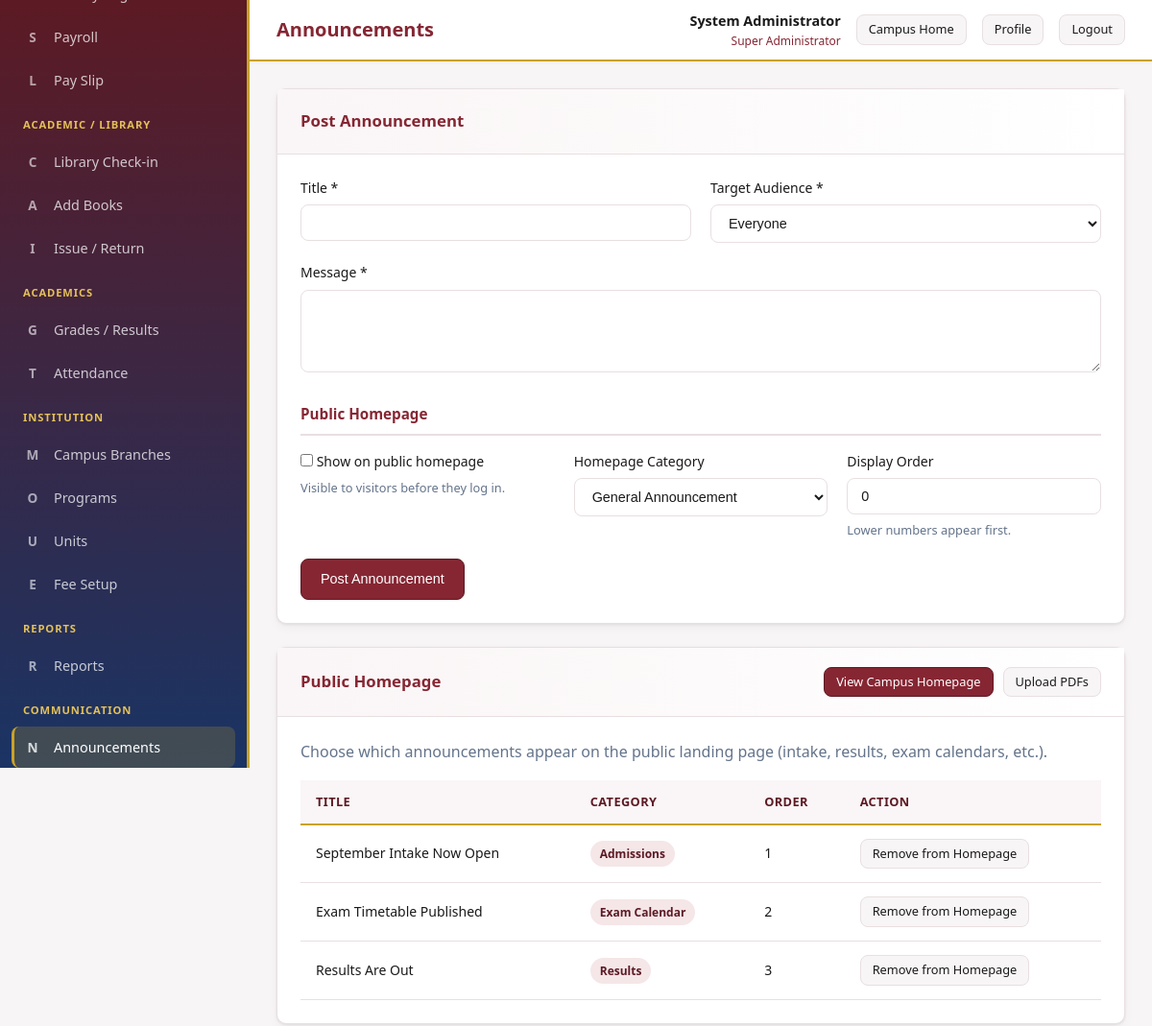
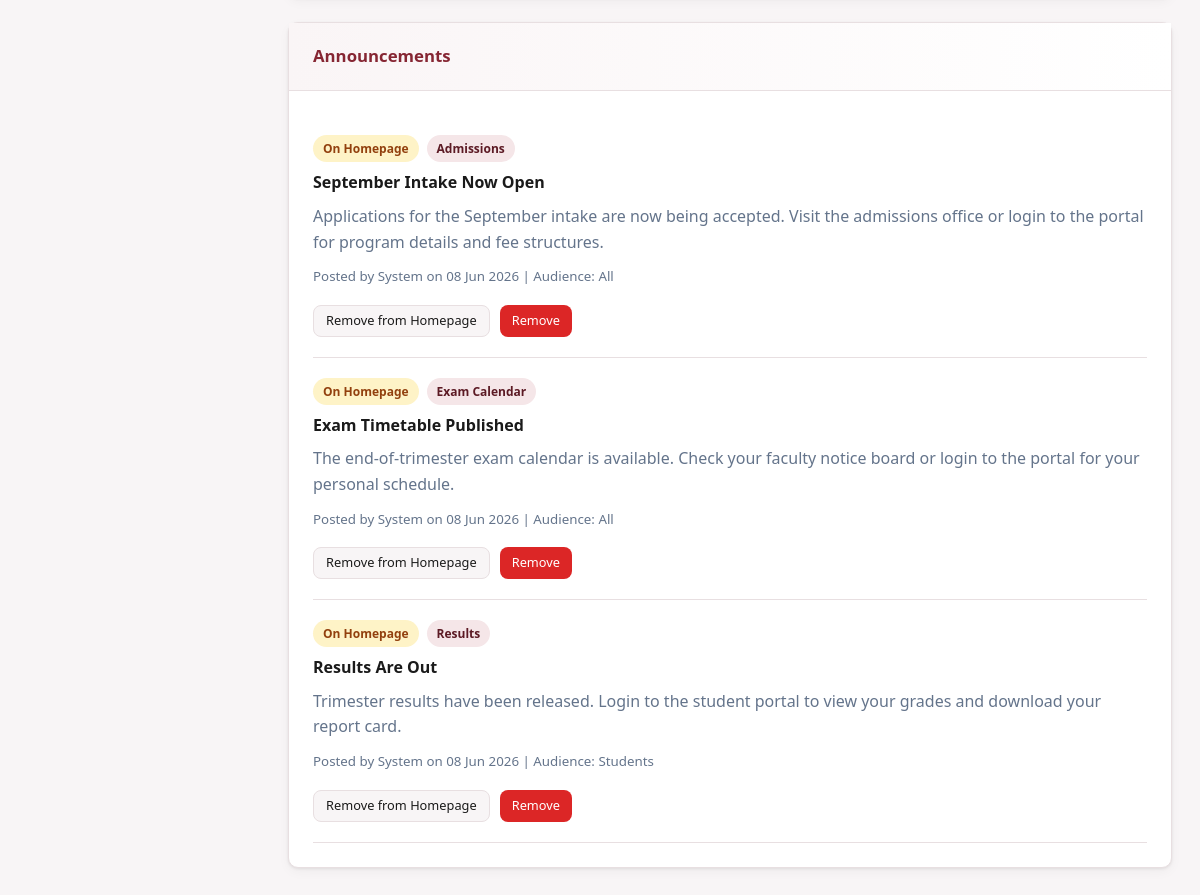
Page /modules/communications/announcements.php (signed in) on the earlier database version (2 pictures, top to bottom).
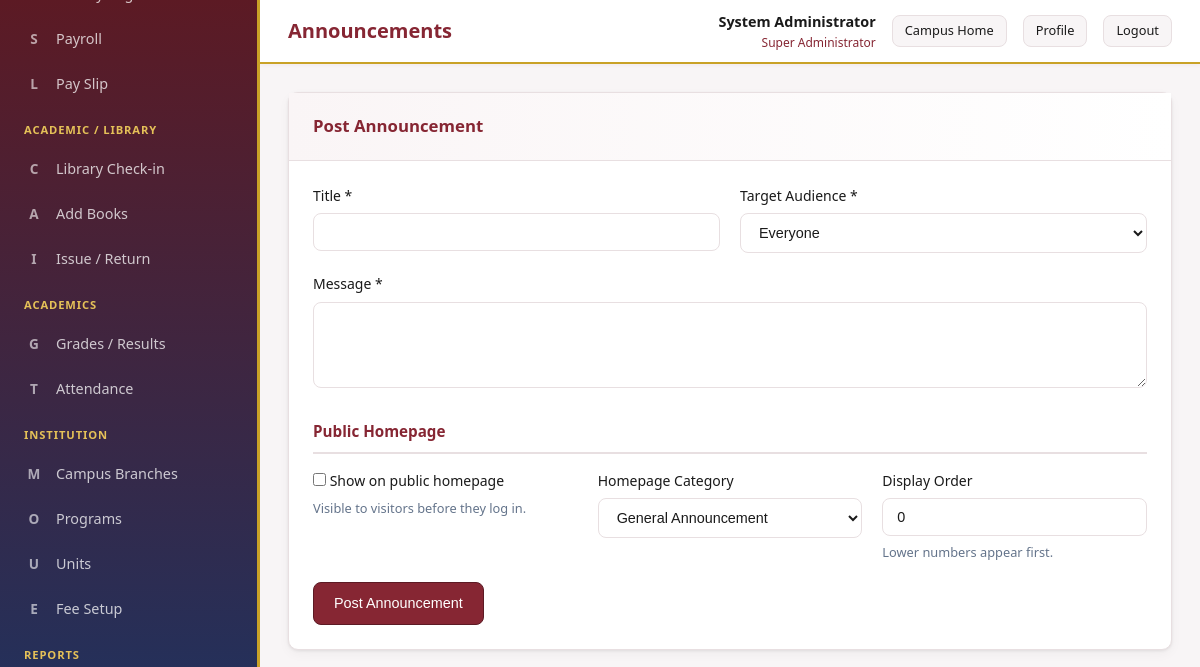
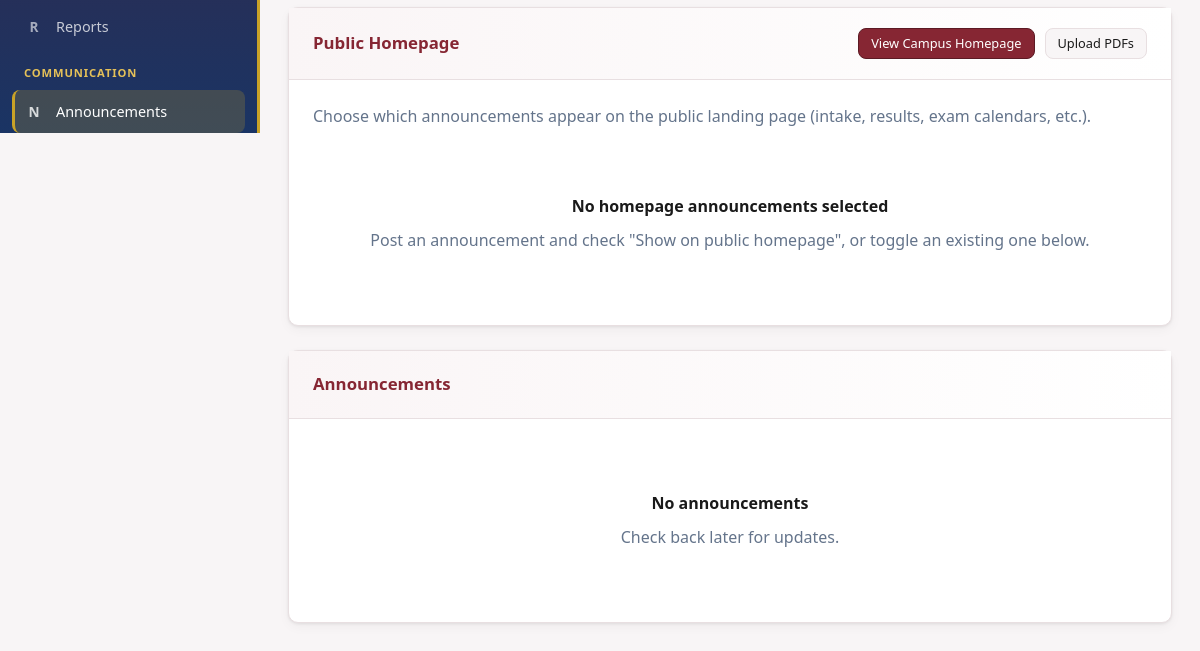
Same page on the later database version (2 pictures, top to bottom).
### tables this page shows
CREATE TABLE announcements (
    id INT AUTO_INCREMENT PRIMARY KEY,
    title VARCHAR(200) NOT NULL,
    message TEXT NOT NULL,
    target_audience ENUM('all', 'students', 'staff', 'faculty') DEFAULT 'all',
    show_on_homepage TINYINT(1) DEFAULT 0,
    homepage_category ENUM('general', 'results', 'exam_calendar', 'intake', 'portal') DEFAULT 'general',
    homepage_sort INT DEFAULT 0,
    posted_by INT,
    is_active TINYINT(1) DEFAULT 1,
    created_at TIMESTAMP DEFAULT CURRENT_TIMESTAMP,
    FOREIGN KEY (posted_by) REFERENCES users(id) ON DELETE SET NULL
);

### includes/functions.php (called while the page is built, shortened)
<?php
function sanitize(string $input): string
{
    return htmlspecialchars(trim($input), ENT_QUOTES, 'UTF-8');
}
function formatDate(?string $date): string
{
    return date('d M Y', strtotime($date));
}
function getHomepageCategoryLabel(string $category): string
{
    $labels = [
        'general' => 'Announcement',
        'results' => 'Results',
        'exam_calendar' => 'Exam Calendar',
        'intake' => 'Admissions',
        'portal' => 'Portal Access',
    ];
    return $labels[$category] ?? 'Announcement';
}
function canManageHomepage(): bool
{
    return in_array($_SESSION['user_role'] ?? '', ['super_admin', 'admin'], true);
}

### modules/communications/announcements.php (the view, shortened to what the changed rows need)
<?php
$pdo = getDBConnection();
$canPost = in_array($_SESSION['user_role'], ['super_admin', 'admin', 'staff'], true);
$canHomepage = canManageHomepage();
$role = $_SESSION['user_role'];
$audienceFilter = match($role) {
    'student' => "AND (target_audience IN ('all', 'students'))",
    'faculty' => "AND (target_audience IN ('all', 'faculty', 'staff'))",
    'staff' => "AND (target_audience IN ('all', 'staff', 'faculty'))",
    default => ''
};
$announcements = $pdo->query("
    SELECT a.*, u.full_name as author
    FROM announcements a
    LEFT JOIN users u ON a.posted_by = u.id
    WHERE a.is_active = 1 $audienceFilter
    ORDER BY a.created_at DESC
")->fetchAll();
require_once __DIR__ . '/../../includes/header.php';
?>
<?php if ($canHomepage): ?>
<div class="card">
    <div class="card-body">
        <?php
        $homepageItems = array_filter($announcements, fn($a) => !empty($a['show_on_homepage']));
        if (empty($homepageItems)):
        ?>
            <div class="empty-state">
                <h4>No homepage announcements selected</h4>
                <p>Post an announcement and check "Show on public homepage", or toggle an existing one below.</p>
            </div>
        <?php else: ?>
            <div class="table-responsive">
                <table class="data-table">
                    <thead>
                        <tr><th>Title</th><th>Category</th><th>Order</th><th>Action</th></tr>
                    </thead>
                    <tbody>
                        <?php foreach ($homepageItems as $a): ?>
                        <tr>
                            <td><?= sanitize($a['title']) ?></td>
                            <td><span class="badge badge-info"><?= sanitize(getHomepageCategoryLabel($a['homepage_category'] ?? 'general')) ?></span></td>
                            <td><?= (int) ($a['homepage_sort'] ?? 0) ?></td>
                            <td><a href="?homepage_toggle=<?= $a['id'] ?>" class="btn btn-secondary btn-sm">Remove from Homepage</a></td>
                        </tr>
                        <?php endforeach; ?>
                    </tbody>
                </table>
            </div>
        <?php endif; ?>
    </div>
</div>
<?php endif; ?>
<div class="card">
    <div class="card-body">
        <?php if (empty($announcements)): ?>
            <div class="empty-state">
                <h4>No announcements</h4>
                <p>Check back later for updates.</p>
            </div>
        <?php else: ?>
            <?php foreach ($announcements as $a): ?>
            <div style="padding:20px 0;border-bottom:1px solid var(--border);">
                <div style="display:flex;justify-content:space-between;align-items:flex-start;gap:16px;flex-wrap:wrap;">
                    <div>
                        <div style="display:flex;gap:8px;flex-wrap:wrap;margin-bottom:8px;">
                            <?php if (!empty($a['show_on_homepage'])): ?>
                            <span class="badge badge-warning">On Homepage</span>
                            <?php endif; ?>
                            <?php if (!empty($a['homepage_category']) && $a['homepage_category'] !== 'general'): ?>
                            <span class="badge badge-info"><?= sanitize(getHomepageCategoryLabel($a['homepage_category'])) ?></span>
                            <?php endif; ?>
                        </div>
                        <h4 style="margin-bottom:8px;"><?= sanitize($a['title']) ?></h4>
                        <p style="color:var(--text-muted);margin-bottom:8px;"><?= nl2br(sanitize($a['message'])) ?></p>
                        <small style="color:var(--text-muted);">
                            Posted by <?= sanitize($a['author'] ?? 'System') ?> on <?= formatDate($a['created_at']) ?>
                            | Audience: <?= sanitize(ucfirst($a['target_audience'])) ?>
                        </small>
                    </div>
                    <div class="btn-group">
                        <?php if ($canHomepage): ?>
                        <a href="?homepage_toggle=<?= $a['id'] ?>" class="btn btn-secondary btn-sm">
                            <?= !empty($a['show_on_homepage']) ? 'Remove from Homepage' : 'Show on Homepage' ?>
                        </a>
                        <?php endif; ?>
                        <?php if ($canPost): ?>
                        <a href="?delete=<?= $a['id'] ?>" class="btn btn-danger btn-sm" data-confirm="Remove this announcement?">Remove</a>
                        <?php endif; ?>
                    </div>
                </div>
            </div>
            <?php endforeach; ?>
        <?php endif; ?>
    </div>
</div>
<?php require_once __DIR__ . '/../../includes/footer.php'; ?>

Differences in the rows shown:
removed announcements: title "September Intake Now Open", homepage_category "Admissions", homepage_sort "1", show_on_homepage "On Homepage", message "Applications for the September intake are now being accepted. Visit the admissions office or login to the portal for program details and fee structures.", author "System", created_at "08 Jun 2026", target_audience "All"
removed announcements: title "Exam Timetable Published", homepage_category "Exam Calendar", homepage_sort "2", show_on_homepage "On Homepage", message "The end-of-trimester exam calendar is available. Check your faculty notice board or login to the portal for your personal schedule.", author "System", created_at "08 Jun 2026", target_audience "All"
removed announcements: title "Results Are Out", homepage_category "Results", homepage_sort "3", show_on_homepage "On Homepage", message "Trimester results have been released. Login to the student portal to view your grades and download your report card.", author "System", created_at "08 Jun 2026", target_audience "Students"
Other differences:
text no longer shown: "TITLE CATEGORY ORDER ACTION"
text now shown: "No homepage announcements selected Post an announcement and check \"Show on public homepage\", or toggle an existing one below. No announcements Check back later for updates."
